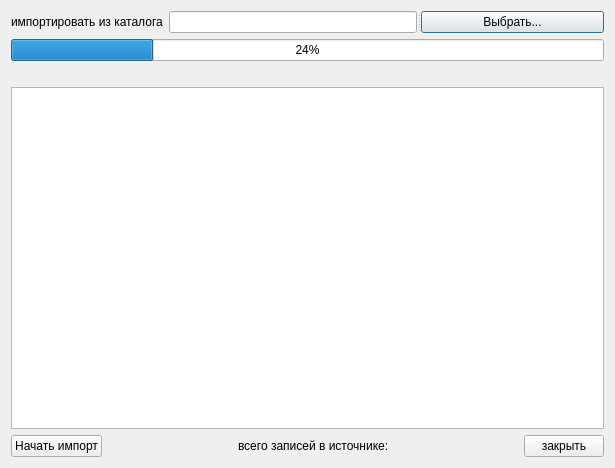
<?xml version="1.0" encoding="UTF-8"?>
<ui version="4.0">
 <class>Dialog</class>
 <widget class="QDialog" name="Dialog">
  <property name="geometry">
   <rect>
    <x>0</x>
    <y>0</y>
    <width>615</width>
    <height>468</height>
   </rect>
  </property>
  <property name="windowTitle">
   <string>Загрузка услуг из номенкулатуры</string>
  </property>
  <layout class="QGridLayout">
   <item row="0" column="0" colspan="2">
    <layout class="QHBoxLayout">
     <item>
      <widget class="QLabel" name="label">
       <property name="text">
        <string>импортировать из каталога</string>
       </property>
      </widget>
     </item>
     <item>
      <widget class="QSplitter" name="splitter">
       <property name="orientation">
        <enum>Qt::Horizontal</enum>
       </property>
       <widget class="QLineEdit" name="edtFileName">
        <property name="text">
         <string/>
        </property>
        <property name="readOnly">
         <bool>false</bool>
        </property>
       </widget>
       <widget class="QPushButton" name="btnOpen">
        <property name="text">
         <string>Выбрать...</string>
        </property>
       </widget>
      </widget>
     </item>
    </layout>
   </item>
   <item row="2" column="0" colspan="2">
    <widget class="CProgressBar" name="progressBar">
     <property name="value">
      <number>24</number>
     </property>
     <property name="orientation">
      <enum>Qt::Horizontal</enum>
     </property>
    </widget>
   </item>
   <item row="3" column="0" colspan="2">
    <widget class="QLabel" name="statusLabel">
     <property name="text">
      <string/>
     </property>
    </widget>
   </item>
   <item row="4" column="0" colspan="2">
    <widget class="QTextBrowser" name="log"/>
   </item>
   <item row="5" column="0" colspan="2">
    <layout class="QHBoxLayout">
     <property name="spacing">
      <number>6</number>
     </property>
     <property name="margin">
      <number>0</number>
     </property>
     <item>
      <widget class="QPushButton" name="btnImport">
       <property name="text">
        <string>Начать импорт</string>
       </property>
      </widget>
     </item>
     <item>
      <spacer>
       <property name="orientation">
        <enum>Qt::Horizontal</enum>
       </property>
       <property name="sizeHint" stdset="0">
        <size>
         <width>40</width>
         <height>20</height>
        </size>
       </property>
      </spacer>
     </item>
     <item>
      <widget class="QLabel" name="labelNum">
       <property name="text">
        <string>всего записей в источнике:</string>
       </property>
      </widget>
     </item>
     <item>
      <spacer>
       <property name="orientation">
        <enum>Qt::Horizontal</enum>
       </property>
       <property name="sizeHint" stdset="0">
        <size>
         <width>40</width>
         <height>20</height>
        </size>
       </property>
      </spacer>
     </item>
     <item>
      <widget class="QPushButton" name="btnClose">
       <property name="text">
        <string>закрыть</string>
       </property>
      </widget>
     </item>
    </layout>
   </item>
  </layout>
 </widget>
 <customwidgets>
  <customwidget>
   <class>CProgressBar</class>
   <extends>QProgressBar</extends>
   <header>library.ProgressBar</header>
  </customwidget>
 </customwidgets>
 <resources/>
 <connections/>
</ui>
